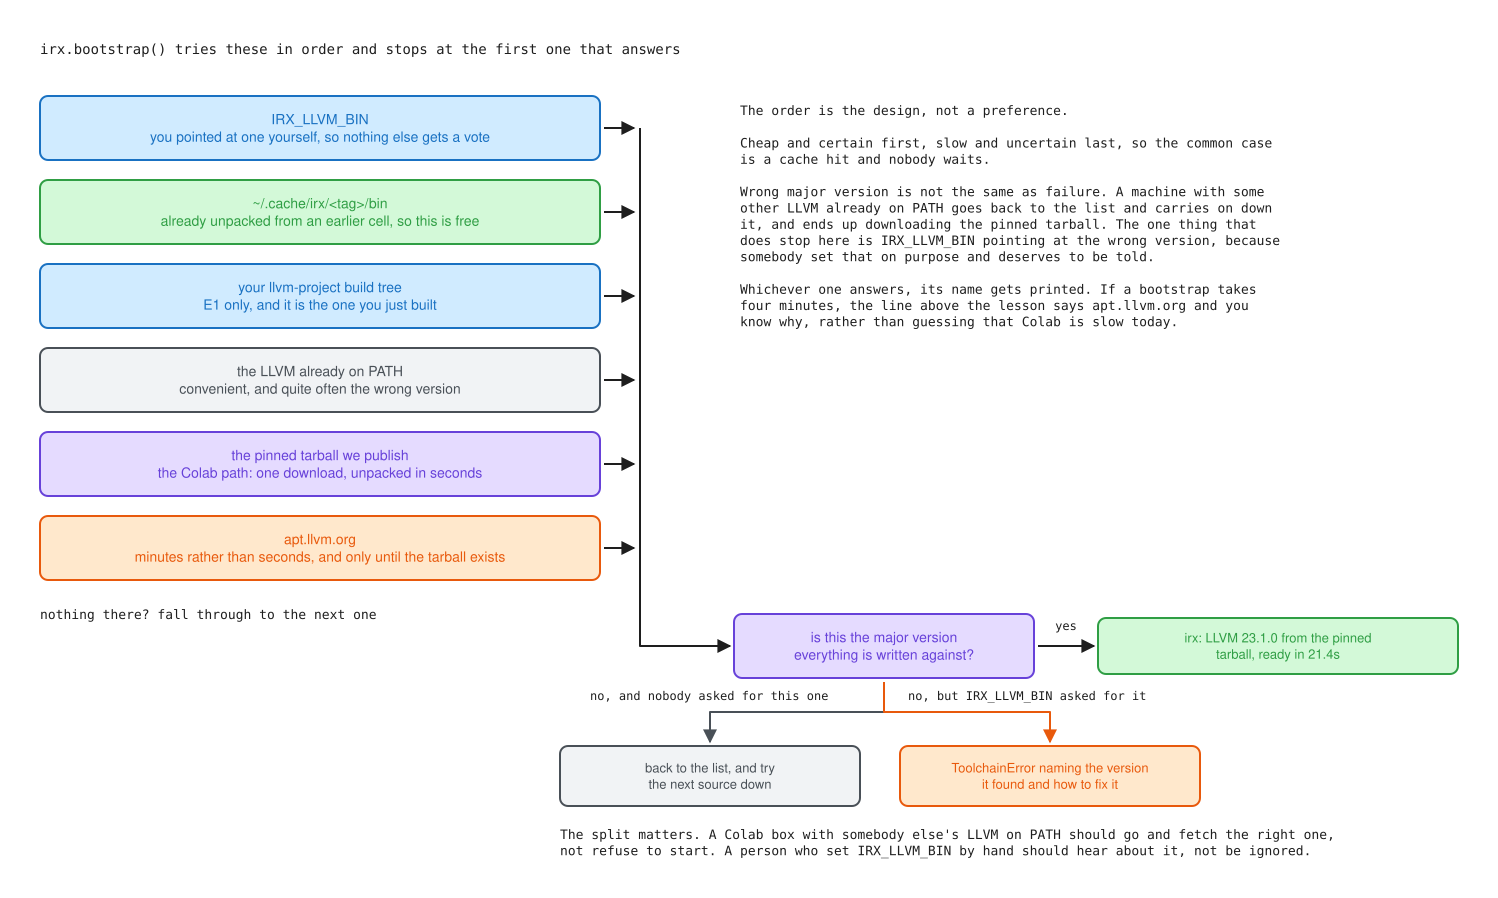

The Python source for this figure:
#!/usr/bin/env python3
"""What `irx.bootstrap()` does before a lesson can run a single command."""

import sys
from pathlib import Path

sys.path.insert(0, str(Path(__file__).resolve().parents[2]))

from tools.excalidraw import FONT_SANS, Scene

OUT = Path(__file__).resolve().parent / "bootstrap"

# Every source irx will try, in the order it tries them, with the reason it sits
# where it does. The order is the whole design, so it is the whole diagram.
SOURCES = [
    ("env", "IRX_LLVM_BIN", "you pointed at one yourself, so nothing else gets a vote", "source"),
    ("cache", "~/.cache/irx/<tag>/bin",
     "already unpacked from an earlier cell, so this is free", "output"),
    ("tree", "your llvm-project build tree",
     "E1 only, and it is the one you just built", "source"),
    ("system", "the LLVM already on PATH",
     "convenient, and quite often the wrong version", "external"),
    ("tarball", "the pinned tarball we publish",
     "the Colab path: one download, unpacked in seconds", "tool"),
    ("apt", "apt.llvm.org",
     "minutes rather than seconds, and only until the tarball exists", "warn"),
]

TOP = 90
STEP = 84
BOX_X, BOX_W, BOX_H = 40, 560, 64
SPINE = 640


def main() -> None:
    s = Scene(padding=40)

    s.label(
        "title",
        BOX_X,
        34,
        "irx.bootstrap() tries these in order and stops at the first one that answers",
        size=14,
    )

    for i, (key, name, why, style) in enumerate(SOURCES):
        y = TOP + i * STEP
        s.box(key, BOX_X, y, BOX_W, BOX_H, f"{name}\n{why}", style, FONT_SANS, 14)
        # The stub each source uses to join the bus. Short on purpose: the point
        # is that all six lead to the same place, not that any one of them is
        # special once it has answered.
        s.arrow(f"{key}-out", (BOX_X + BOX_W + 4, y + BOX_H / 2), (SPINE - 6, y + BOX_H / 2))

    last = TOP + (len(SOURCES) - 1) * STEP + BOX_H
    s.label("order", BOX_X, last + 26, "nothing there? fall through to the next one", size=13)

    # The bus, and then the check that makes all of this worth doing.
    s.path("bus", [(SPINE, TOP + BOX_H / 2), (SPINE, 640), (730, 640)])

    s.label(
        "why-order",
        740,
        TOP + 6,
        "The order is the design, not a preference.\n"
        "\n"
        "Cheap and certain first, slow and uncertain last, so the common case\n"
        "is a cache hit and nobody waits.\n"
        "\n"
        "Wrong major version is not the same as failure. A machine with some\n"
        "other LLVM already on PATH goes back to the list and carries on down\n"
        "it, and ends up downloading the pinned tarball. The one thing that\n"
        "does stop here is IRX_LLVM_BIN pointing at the wrong version, because\n"
        "somebody set that on purpose and deserves to be told.\n"
        "\n"
        "Whichever one answers, its name gets printed. If a bootstrap takes\n"
        "four minutes, the line above the lesson says apt.llvm.org and you\n"
        "know why, rather than guessing that Colab is slow today.",
        size=13,
    )

    s.box(
        "gate", 734, 608, 300, 64,
        "is this the major version\neverything is written against?",
        "tool", FONT_SANS, 14,
    )

    s.arrow("yes", (1038, 640), (1094, 640))
    s.label("yes-label", 1066, 612, "yes", size=12, align="center")
    s.box(
        "ready", 1098, 612, 360, 56,
        "irx: LLVM 23.1.0 from the pinned\ntarball, ready in 21.4s",
        "output", FONT_SANS, 13,
    )

    # "No" is two different situations and they get different answers, which is
    # the part of this that is easy to get wrong.
    s.path("no-keep", [(884, 676), (884, 706), (710, 706), (710, 736)], style="external")
    s.box(
        "keep", 560, 740, 300, 60,
        "back to the list, and try\nthe next source down",
        "external", FONT_SANS, 13,
    )
    s.label("no-keep-label", 590, 682, "no, and nobody asked for this one", size=12)

    s.path("no-stop", [(884, 676), (884, 706), (1050, 706), (1050, 736)], style="warn")
    s.box(
        "stop", 900, 740, 300, 60,
        "ToolchainError naming the version\nit found and how to fix it",
        "warn", FONT_SANS, 13,
    )
    s.label("no-stop-label", 908, 682, "no, but IRX_LLVM_BIN asked for it", size=12)

    s.label(
        "why-stop",
        560,
        820,
        "The split matters. A Colab box with somebody else's LLVM on PATH should go "
        "and fetch the right one,\n"
        "not refuse to start. A person who set IRX_LLVM_BIN by hand should hear about "
        "it, not be ignored.",
        size=13,
    )

    s.save(OUT, "How irx.bootstrap finds a pinned LLVM, and why it refuses the wrong one")


if __name__ == "__main__":
    main()
